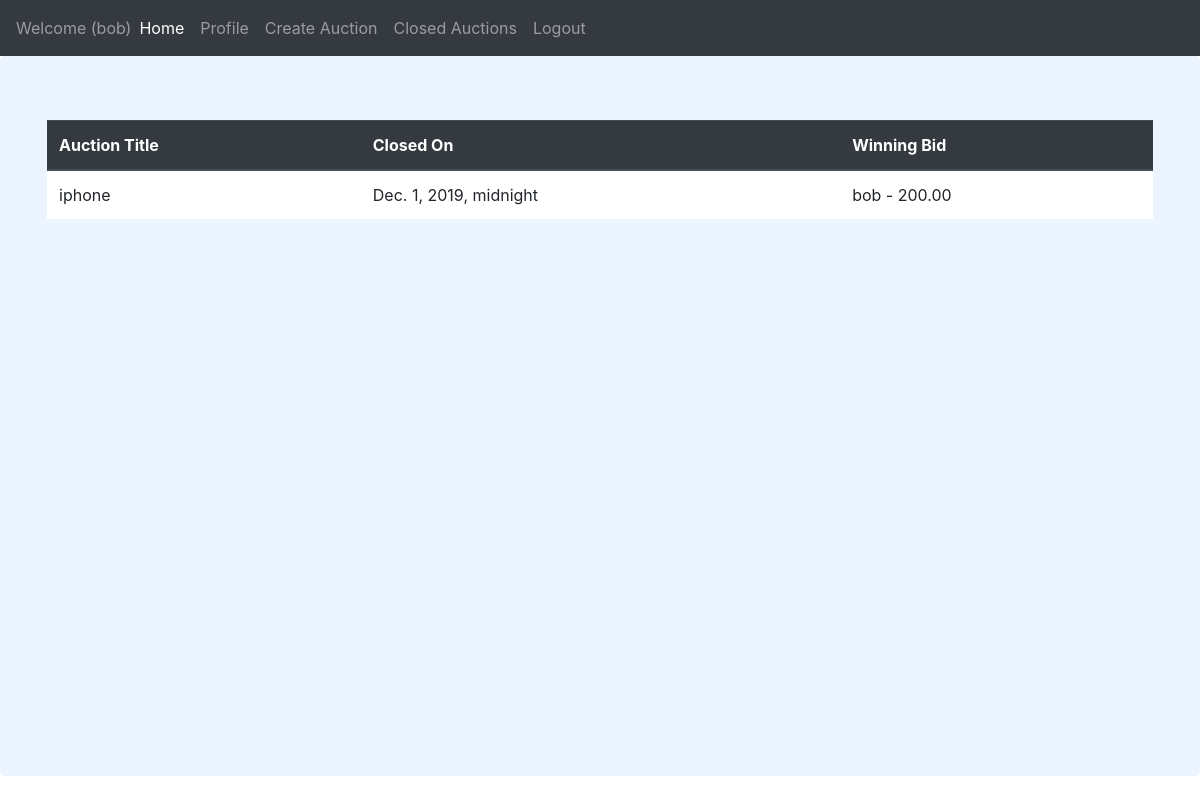
Screenshot of /closed/ (signed in) with the database file from the repository.
### website/models.py (models this page shows, shortened)
class Auction(models.Model):
    title = models.CharField(max_length=100)
    owner = models.OneToOneField(
        to=User, on_delete=models.SET(set_for_auction), blank=False)
    description = models.TextField()
    startingPrice = models.DecimalField(decimal_places=2, max_digits=10)
    picture = models.ImageField(upload_to='website/static/')
    auctionCloseTimestamp = models.DateTimeField(null=True, blank=True)
    auctionOpen = models.BooleanField(default=True)
    length = models.DecimalField(decimal_places=2, max_digits=10)
    width = models.DecimalField(decimal_places=2, max_digits=10)
    height = models.DecimalField(decimal_places=2, max_digits=10)
    weight = models.DecimalField(decimal_places=2, max_digits=10)
    winningBid = models.OneToOneField(
        to='Bid', on_delete=models.CASCADE, blank=True, null=True, related_name='winningBid')

class Bid(models.Model):
    timestamp = models.DateTimeField(auto_now_add=True)
    amount = models.DecimalField(decimal_places=2, max_digits=10)
    userid = models.ForeignKey(
        Profile, on_delete=models.CASCADE, blank=True, null=True, unique=False)
    auctionid = models.ForeignKey(
        to='Auction', on_delete=models.CASCADE, blank=True, null=True)
    def __str__(self):
        return self.userid.user.username + " - " + str(self.amount)

class Profile(models.Model):
    user = models.OneToOneField(
        User, on_delete=models.CASCADE, null=True, blank=True)
    birth_date = models.DateField(blank=True, null=True)

### website/views.py (the view)
# urls.py: path('closed/', views.closed_auctions, name='closed auctions'),
def closed_auctions(request):
    loggedin = False
    if 'username' in request.session:
        username = request.session['username']
        loggedin = True
        closed = Auction.objects.filter(auctionOpen=False)
        context = {'auctions': closed,
                   'loggedin': loggedin,
                   'username': username,
                   }
        return render(request, 'website/closed.html', context)
    closed = Auction.objects.filter(auctionOpen=False)
    context = {'auctions': closed}
    return render(request, 'website/closed.html', context)

### website/templates/website/closed.html
{% extends "website/base.html" %}
{% load staticfiles %}
{% block content %}
<table class="table bg-white">
    <thead class="thead-dark">
        <tr>
            <th>
                Auction Title
            </th>
            <th>
                Closed On
            </th>
            <th>
                Winning Bid
            </th>
        </tr>
    </thead>
    <tbody>
        {% for Auction in auctions %}
        <tr>
            <td>{{ Auction.title }}</td>
            <td>{{ Auction.auctionCloseTimestamp }}</td>
            <td>{{ Auction.winningBid }}</td>
        </tr>
        {% endfor %}
    </tbody>
</table>
{% endblock %}

### website/templates/website/base.html (shortened to what this page needs)
{% load staticfiles %}
<!DOCTYPE html>
<html lang="en">
<head>
    <link rel="stylesheet" href="https://stackpath.bootstrapcdn.com/bootstrap/4.3.1/css/bootstrap.min.css"
>
</head>
<body>
    <nav class="navbar navbar-expand-lg navbar-dark bg-dark">
        <div class="collapse navbar-collapse" id="navbarSupportedContent">
            <ul class="navbar-nav mr-auto">
                {% if loggedin %}
                <span class="navbar-text">
                    Welcome ({{ username }})
                </span>
                {% endif %}
                <li class="nav-item active">
                    <a class="nav-link" href="{% url 'index' %}">Home <span class="sr-only">(current)</span></a>
                </li>
                {% if loggedin %}
                <li class="nav-item">
                    <a class="nav-link" href="{% url 'profile' %}">Profile</a>
                </li>
                <li class="nav-item">
                    <a class="nav-link" href="{% url 'createauction' %}">Create Auction</a>
                </li>
                <li class="nav-item">
                    <a class="nav-link" href="{% url 'closed auctions' %}">Closed Auctions</a>
                </li>
                <li class="nav-item">
                    <a class="nav-link" href="{% url 'logout' %}">Logout</a>
                </li>
                {% endif %}
            </ul>
        </div>
    </nav>
    <div class="jumbotron vertical-center bg-lightblue">
        <div class="container">
            {% block content %}
            {% endblock %}
        </div>
    </div>
    <br>
</body>
</html>

### website/templates/website/base.html (style rules this page uses)
.bg-lightblue { background-color: #ebf4ff; }
.vertical-center { min-height: 100%; min-height: 90vh; align-items: center; }

### rows the page displays
Auction: title "iphone", auctionCloseTimestamp "Dec. 1, 2019, midnight", winningBid "bob - 200.00"

### other values shown
{{ username }} "bob"
